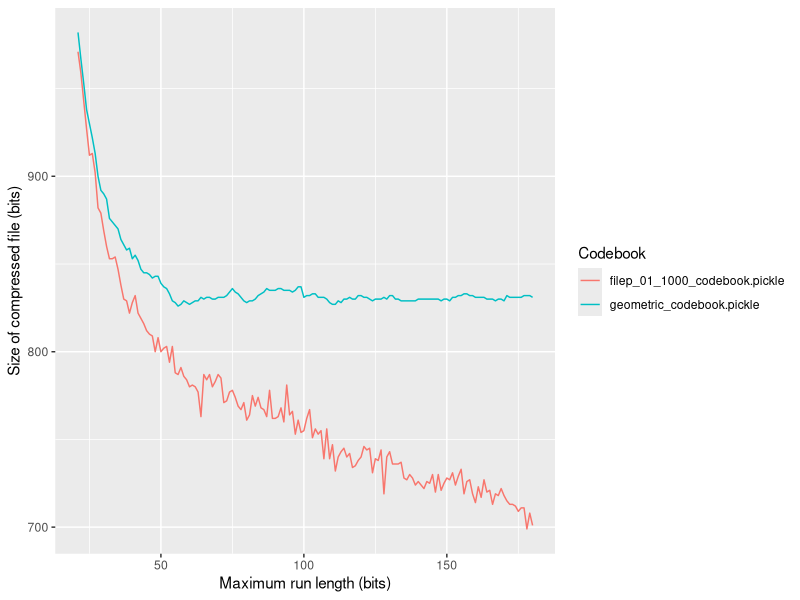

Source code (R):
library(ggplot2)
library(reshape2)

data = read.csv("../results.csv")
data = data[data$maxRunLength > 20,]
ggplot(data = data, aes(x=maxRunLength, y=numBits, colour=codebook)) +
  geom_line() +
  labs(x="Maximum run length (bits)", y="Size of compressed file (bits)", colour="Codebook")

subset(subset(data, codebook == "geometric_codebook.pickle"), numBits == min(numBits))